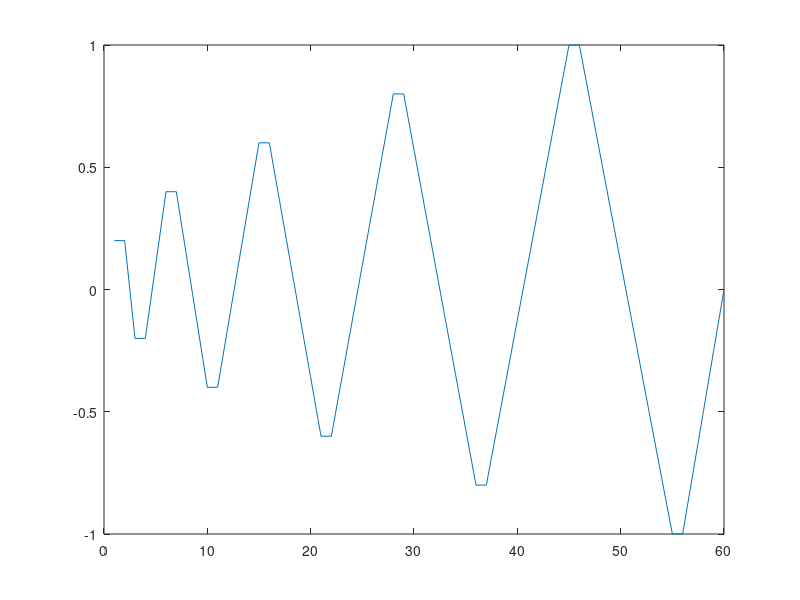

Write the MATLAB code that produced this figure.
clear; clc; close all

amps=[0.1 0.2 0.3 0.4 0.5];

dx=[linspace(0,0.2,1) linspace(0.2,-0.2,2) linspace(-0.2,0.4,3) ...
    linspace(0.4,-0.4,4) linspace(-0.4,0.6,5) linspace(0.6,-0.6,6) ...
    linspace(-0.6,0.8,7) linspace(0.8,-0.8,8) linspace(-0.8,1.0,9) ...
    linspace(1.0,-1.0,10) linspace(-1.0,0,5)]';
ptime=[1:length(dx)]';
Fz=[linspace(0,300,5)'; 300*ones(length(ptime),1)];
totaltime=length(Fz);

figure; plot(ptime,dx);

load=[[zeros(5,1); dx] Fz zeros(totaltime,1)];
load2=[[zeros(5,1); dx] Fz];

fid=fopen('rubberload.txt','w');
fid2=fopen('rubberload2.txt','w');

for ii=1:totaltime;
    fprintf(fid,'%5.4f %5.4f %5.4f \n',load(ii,:));
    fprintf(fid2,'%5.4f %5.4f \n',load2(ii,:));
end
fclose('all');